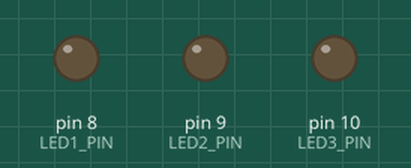
Recording of a sketch running on a simulated Arduino Uno, built with avr-gcc and run on an emulated ATmega328P. Parts: output pins drawn as LEDs (lit = HIGH). What the sketch prints to the serial monitor is not drawn.

Above: at 0.28 s.
At 1.06 s:
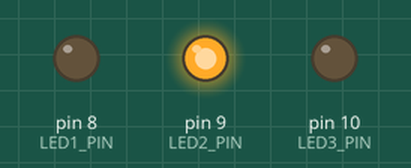
At 1.46 s:
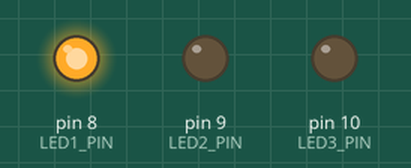
At 2.06 s:
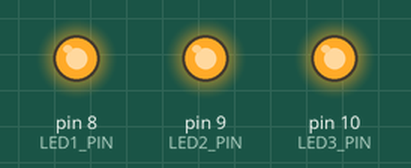
At 3.26 s:
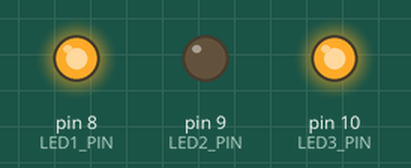
At 4.46 s:
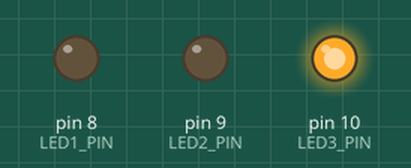
Timing chart, 0 to 4.8 s (numbered marks = the images above):
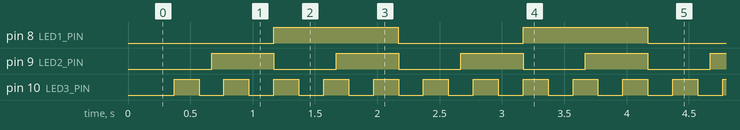

The sketch:

03_led_interrupt.ino
```cpp
/**
 * Esempio 3: Lampeggio 3 LED - INTERRUPT HARDWARE (TIMER)
 * https://wokwi.com/projects/445615631754931201
 *
 * Questo esempio usa Timer Interrupt per temporizzare in modo PRECISO.
 * Il Timer Hardware genera interrupt a intervalli regolari.
 * La CPU può andare in SLEEP tra gli interrupt (risparmio energia).
 *
 * Richiede libreria: TimerOne
 * (Installare da Library Manager: Sketch -> Include Library -> Manage Libraries -> cerca "TimerOne")
 *
 * Hardware:
 * - LED1 connesso al pin 8 (lampeggia ogni 1000ms)
 * - LED2 connesso al pin 9 (lampeggia ogni 500ms)
 * - LED3 connesso al pin 10 (lampeggia ogni 200ms)
 * - Resistenze da 220Ω in serie ad ogni LED
 *
 * NOTA: Questo esempio è specifico per Arduino Uno/Mega (ATmega328P/2560)
 * Per altri board, adattare il timer usato.
 */

#include <TimerOne.h>  // Timer1 (16-bit)

// Pin dei LED
const int LED1_PIN = 8;
const int LED2_PIN = 9;
const int LED3_PIN = 10;

// Intervalli di lampeggio (millisecondi)
const unsigned long LED1_INTERVAL = 1000;
const unsigned long LED2_INTERVAL = 500;
const unsigned long LED3_INTERVAL = 200;

// Contatori per divisione frequenza
volatile unsigned long led1_counter = 0;
volatile unsigned long led2_counter = 0;
volatile unsigned long led3_counter = 0;

// Stati LED (volatile perché modificati in ISR)
volatile int led1_state = LOW;
volatile int led2_state = LOW;
volatile int led3_state = LOW;

// Periodo base dell'interrupt (microscondi)
// Usiamo 1ms (1000us) come base comune
const unsigned long ISR_PERIOD_US = 1000;  // 1ms = 1000us

// Calcola quanti tick servono per ogni LED
const unsigned long LED1_TICKS = LED1_INTERVAL;      // 1000ms / 1ms = 1000 tick
const unsigned long LED2_TICKS = LED2_INTERVAL;      // 500ms / 1ms = 500 tick
const unsigned long LED3_TICKS = LED3_INTERVAL;      // 200ms / 1ms = 200 tick

// Statistiche (volatile per accesso da ISR)
volatile unsigned long led1_toggles = 0;
volatile unsigned long led2_toggles = 0;
volatile unsigned long led3_toggles = 0;
volatile unsigned long isr_count = 0;

void setup() {
  // Inizializza i pin come output
  pinMode(LED1_PIN, OUTPUT);
  pinMode(LED2_PIN, OUTPUT);
  pinMode(LED3_PIN, OUTPUT);

  // Inizializza la comunicazione seriale
  Serial.begin(9600);
  Serial.println("=== Esempio 3: LED con Timer Interrupt ===");
  Serial.println("Timer Hardware controlla i LED!");
  Serial.println("MASSIMA PRECISIONE - CPU può dormire.\n");

  // Mostra configurazione
  Serial.print("ISR period: ");
  Serial.print(ISR_PERIOD_US);
  Serial.println(" us (1ms)");
  Serial.print("LED1 toggle ogni ");
  Serial.print(LED1_TICKS);
  Serial.println(" tick");
  Serial.print("LED2 toggle ogni ");
  Serial.print(LED2_TICKS);
  Serial.println(" tick");
  Serial.print("LED3 toggle ogni ");
  Serial.print(LED3_TICKS);
  Serial.println(" tick\n");

  // Inizializza Timer1
  Timer1.initialize(ISR_PERIOD_US);  // 1ms
  Timer1.attachInterrupt(timerISR);  // Associa ISR

  Serial.println("Timer interrupt attivo!\n");
}

/**
 * ISR (Interrupt Service Routine)
 *
 * Chiamata automaticamente ogni 1ms dal Timer Hardware.
 * ATTENZIONE: Deve essere VELOCE! No delay(), no Serial.print() (lento).
 * Usare solo operazioni atomiche e veloci.
 */
void timerISR() {
  isr_count++;

  // ========== GESTIONE LED1 ==========
  led1_counter++;
  if (led1_counter >= LED1_TICKS) {
    led1_counter = 0;
    led1_state = !led1_state;
    digitalWrite(LED1_PIN, led1_state);
    led1_toggles++;
  }

  // ========== GESTIONE LED2 ==========
  led2_counter++;
  if (led2_counter >= LED2_TICKS) {
    led2_counter = 0;
    led2_state = !led2_state;
    digitalWrite(LED2_PIN, led2_state);
    led2_toggles++;
  }

  // ========== GESTIONE LED3 ==========
  led3_counter++;
  if (led3_counter >= LED3_TICKS) {
    led3_counter = 0;
    led3_state = !led3_state;
    digitalWrite(LED3_PIN, led3_state);
    led3_toggles++;
  }
}

void loop() {
  // Il loop() è LIBERO di fare altro!
  // I LED sono gestiti completamente dall'interrupt hardware.

  // Mostra statistiche ogni 10 secondi
  static unsigned long lastStatsTime = 0;
  unsigned long currentMillis = millis();

  if (currentMillis - lastStatsTime >= 10000) {
    lastStatsTime = currentMillis;

    // Disabilita interrupt durante lettura (atomic read)
    noInterrupts();
    unsigned long isr_copy = isr_count;
    unsigned long led1_copy = led1_toggles;
    unsigned long led2_copy = led2_toggles;
    unsigned long led3_copy = led3_toggles;
    interrupts();

    Serial.println("\n=== STATISTICHE (10s) ===");
    Serial.print("ISR chiamate: ");
    Serial.println(isr_copy);
    Serial.print("LED1 toggle: ");
    Serial.println(led1_copy);
    Serial.print("LED2 toggle: ");
    Serial.println(led2_copy);
    Serial.print("LED3 toggle: ");
    Serial.println(led3_copy);
    Serial.println("Loop: CPU LIBERA per altri task!\n");
  }

  // Simula altro lavoro (o vai in sleep per risparmiare energia)
  simulaAltroLavoro();

  // OPZIONALE: Abilita sleep mode per risparmio energetico
  // #include <avr/sleep.h>
  // set_sleep_mode(SLEEP_MODE_IDLE);
  // sleep_mode();  // CPU dorme fino al prossimo interrupt
}

void simulaAltroLavoro() {
  // La CPU può fare lavoro complesso qui.
  // I LED continuano a lampeggiare PERFETTAMENTE grazie all'interrupt!

  static unsigned long counter = 0;
  counter++;

  // Ogni 500.000 iterazioni, simula operazione lenta
  if (counter % 500000 == 0) {
    Serial.println("[INFO] Loop sta facendo lavoro pesante...");

    // Simula operazione che richiede tempo
    // (I LED continuano a lampeggiare SENZA PROBLEMI!)
    unsigned long sum = 0;
    for (int i = 0; i < 10000; i++) {
      sum += i;
    }

    Serial.print("[INFO] Calcolo completato: ");
    Serial.println(sum);
  }

  // Piccolo delay per non saturare seriale
  delay(10);  // I LED NON sono influenzati da questo delay!
}

/**
 * VANTAGGI INTERRUPT:
 *
 * 1. PRECISIONE MASSIMA: Timer hardware è preciso al microsecondo
 * 2. NON BLOCCANTE: ISR esegue indipendentemente dal loop()
 * 3. RISPARMIO ENERGIA: CPU può andare in sleep tra interrupt
 * 4. DETERMINISMO: Timing garantito anche con loop() lento
 * 5. PRIORITÀ: Interrupt ha priorità su codice normale
 *
 * SVANTAGGI:
 *
 * 1. COMPLESSITÀ: Richiede comprensione interrupt e ISR
 * 2. DEBUGGING: Difficile debug codice ISR
 * 3. RISORSE: Usa timer hardware (risorsa limitata)
 * 4. VINCOLI ISR: ISR deve essere veloce, no blocking calls
 * 5. RACE CONDITION: Serve sincronizzazione variabili condivise
 *
 * QUANDO USARLO:
 * - Quando serve timing PRECISO
 * - Per applicazioni real-time hard
 * - Quando serve risparmio energetico (sleep mode)
 * - Per sistemi embedded professionali
 * - Quando il polling non basta
 *
 * BEST PRACTICES ISR:
 *
 * 1. ISR deve essere VELOCE (< 50us idealmente)
 * 2. NO delay() in ISR
 * 3. NO Serial.print() in ISR (troppo lento)
 * 4. Variabili condivise DEVONO essere volatile
 * 5. Usa noInterrupts()/interrupts() per accesso atomico
 * 6. Minimizza operazioni in ISR (solo essenziale)
 *
 * TIMER DISPONIBILI (Arduino Uno):
 * - Timer0: 8-bit, usato da millis()/delay() - NON TOCCARE!
 * - Timer1: 16-bit, libero (usato qui con TimerOne library)
 * - Timer2: 8-bit, libero
 *
 * ALTERNATIVE:
 * - MsTimer2 library (usa Timer2)
 * - FlexiTimer2 library
 * - Direct register manipulation (avanzato)
 *
 * NOTA ARCHITETTURALE:
 * Questo esempio dimostra programmazione INTERRUPT-DRIVEN,
 * paradigma fondamentale nei sistemi embedded real-time.
 * La CPU risponde a EVENTI (interrupt) invece di fare polling continuo.
 */

/**
 * CONFRONTO TRE APPROCCI:
 *
 * | Aspetto          | Sequenziale | Polling    | Interrupt    |
 * |------------------|-------------|------------|--------------|
 * | Precisione       | Bassa       | Media      | Alta         |
 * | CPU Libera       | NO          | Parziale   | SI           |
 * | Complessità      | Bassa       | Media      | Alta         |
 * | Risparmio Energia| NO          | NO         | SI (sleep)   |
 * | Scalabilità      | Pessima     | Buona      | Ottima       |
 * | Debug            | Facile      | Medio      | Difficile    |
 * | Uso Risorse      | Minimo      | Minimo     | Timer HW     |
 *
 * SCELTA APPROCCIO:
 * - Sequenziale: Solo per sketch semplicissimi
 * - Polling: Per la maggior parte delle applicazioni hobbistiche
 * - Interrupt: Per applicazioni professionali, real-time, low-power
 */
```

Measured:
- by itself, pin 8 (LED1_PIN): alternates HIGH for 1.0 s and LOW for 1.0 s
- by itself, pin 9 (LED2_PIN): alternates HIGH for 0.50 s and LOW for 0.50 s
- by itself, pin 10 (LED3_PIN): alternates HIGH for 0.20 s and LOW for 0.20 s
